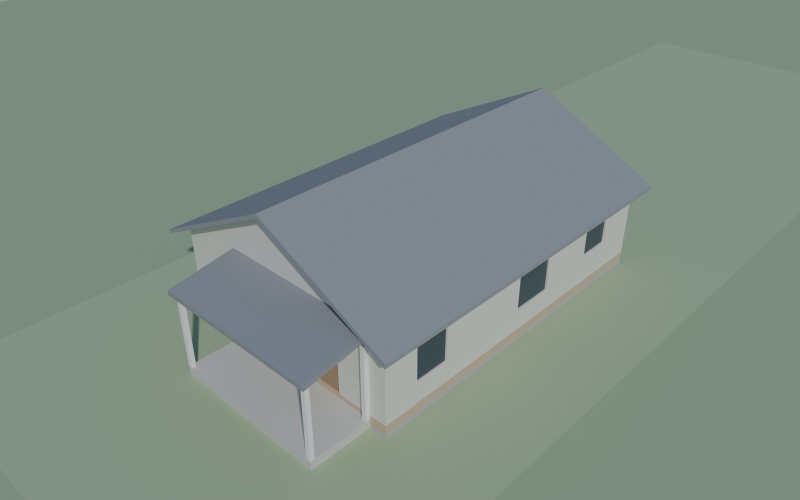
#> input picture examples/sample-house/existing/renders/massing/aerial.jpg, 1600 x 1000 px (shown at 1/2 size)
$ python -i drift_check.py   (imports and definitions only)
#> lines starting #> are read from the running program, lines starting #| are printed output that depends on the picture; after the words box and inside, x2 and y2 are one past the last pixel; in counts of white or black regions, pixels touching at a corner belong together
#> further down, picture is the input picture: PIL image 1600x1000 RGB; mean R, G, B 127.5, 141.8, 133
"""How far has an AI picture drifted from the model? A number and an overlay.

For every pixel of the model's line drawing, find the distance to the nearest strong edge in the
picture. If the picture kept the house where the model has it, each model line has an edge under
it and the distance is near zero.

    uv run pipeline.py run drift -- a-rear-wing-up --view street PICTURE [PICTURE ...]

Prints, per picture, the mean distance in pixels (capped at 25) and the share of line pixels with
an edge within 2 px and within 5 px, at 1536 px width, and writes <picture>-overlay.jpg with the
model's lines in red. The render itself is printed first as the yardstick: nothing scores better.

Read it with care. Busy textures (siding, roof seams, foliage) put edges everywhere and flatter
the number; a smooth picture is marked down. Compare pictures of one view with it, then look at
the overlay: the number does not replace looking.
"""
from __future__ import annotations

import sys
from pathlib import Path

import numpy as np
from PIL import Image, ImageFilter
from scipy import ndimage

import common

W, H = 1536, 960
CAP = 25.0


def edges(im):
    g = np.asarray(im.convert("L").resize((W, H), Image.LANCZOS).filter(ImageFilter.GaussianBlur(1.2)), dtype=float)
    mag = np.hypot(ndimage.sobel(g, axis=0), ndimage.sobel(g, axis=1))
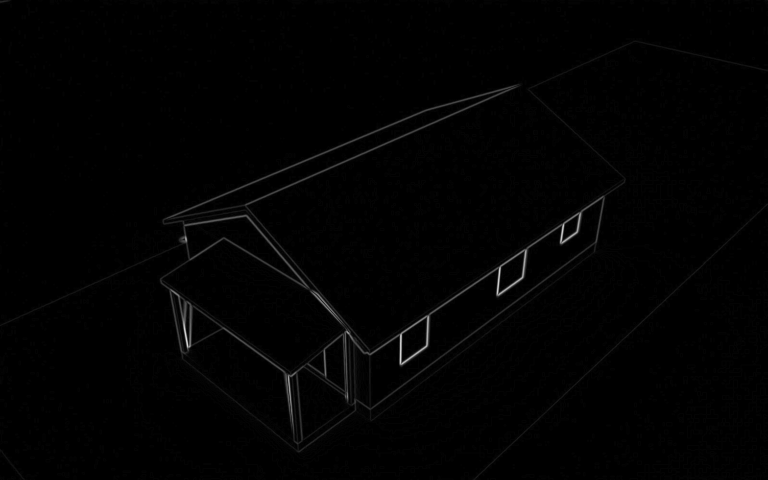
#> mag: shape (960, 1536) float64 (shown at 1/2 size); min 0, max 232.8, mean 2.1
    return mag > np.percentile(mag, 85)
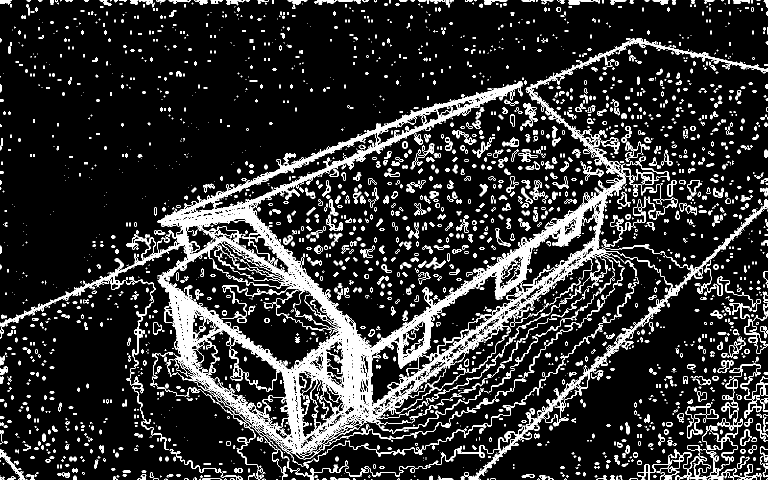
#> returned value: shape (960, 1536) bool (shown at 1/2 size); 14.3% white; 3649 white regions (2114 under 20 px), largest, box (x1, y1, x2, y2) and area: (0, 76, 1536, 960) 114500, (1379, 784, 1514, 960) 2279, (1451, 727, 1536, 837) 1431


def main():
    ap = common.parser(__doc__)
    ap.add_argument("variant")
    ap.add_argument("pictures", nargs="+")
    ap.add_argument("--view", required=True)
    ap.add_argument("--style", default="massing")
    a = ap.parse_args()
    pdir, _ = common.project(a)
    (_, _, vdir), = common.targets(pdir, [a.variant])
    lines_f, render_f = vdir / "renders" / "lines" / f"{a.view}.png", vdir / "renders" / a.style / f"{a.view}.jpg"
    if not lines_f.exists() or not render_f.exists():
        sys.exit(f"Need {lines_f} and {render_f}: run the render stage first.")
    lines = np.asarray(Image.open(lines_f).convert("L").resize((W, H), Image.LANCZOS)) < 140
    print(f"{a.view}: {int(lines.sum())} line pixels at {W}x{H}")
    print(f"{'mean px':>8} {'<=2px':>6} {'<=5px':>6}  picture")
    for p in [render_f] + [common.resolve(x) for x in a.pictures]:
        im = Image.open(p).convert("RGB")
        d = np.minimum(ndimage.distance_transform_edt(~edges(im)), CAP)[lines]
        print(f"{d.mean():8.2f} {100 * (d <= 2).mean():5.0f}% {100 * (d <= 5).mean():5.0f}%  {p}")
        if p != render_f:
            big = im.resize((W, H), Image.LANCZOS)
            Image.composite(Image.new("RGB", (W, H), (255, 0, 0)), big, Image.fromarray((lines * 255).astype(np.uint8))) \
                .save(p.with_name(p.stem + "-overlay.jpg"), quality=86)


# [2 lines not run here, left out]

>>> from PIL import Image
>>> picture = Image.open('../examples/sample-house/existing/renders/massing/aerial.jpg')
>>> result = edges(picture)
